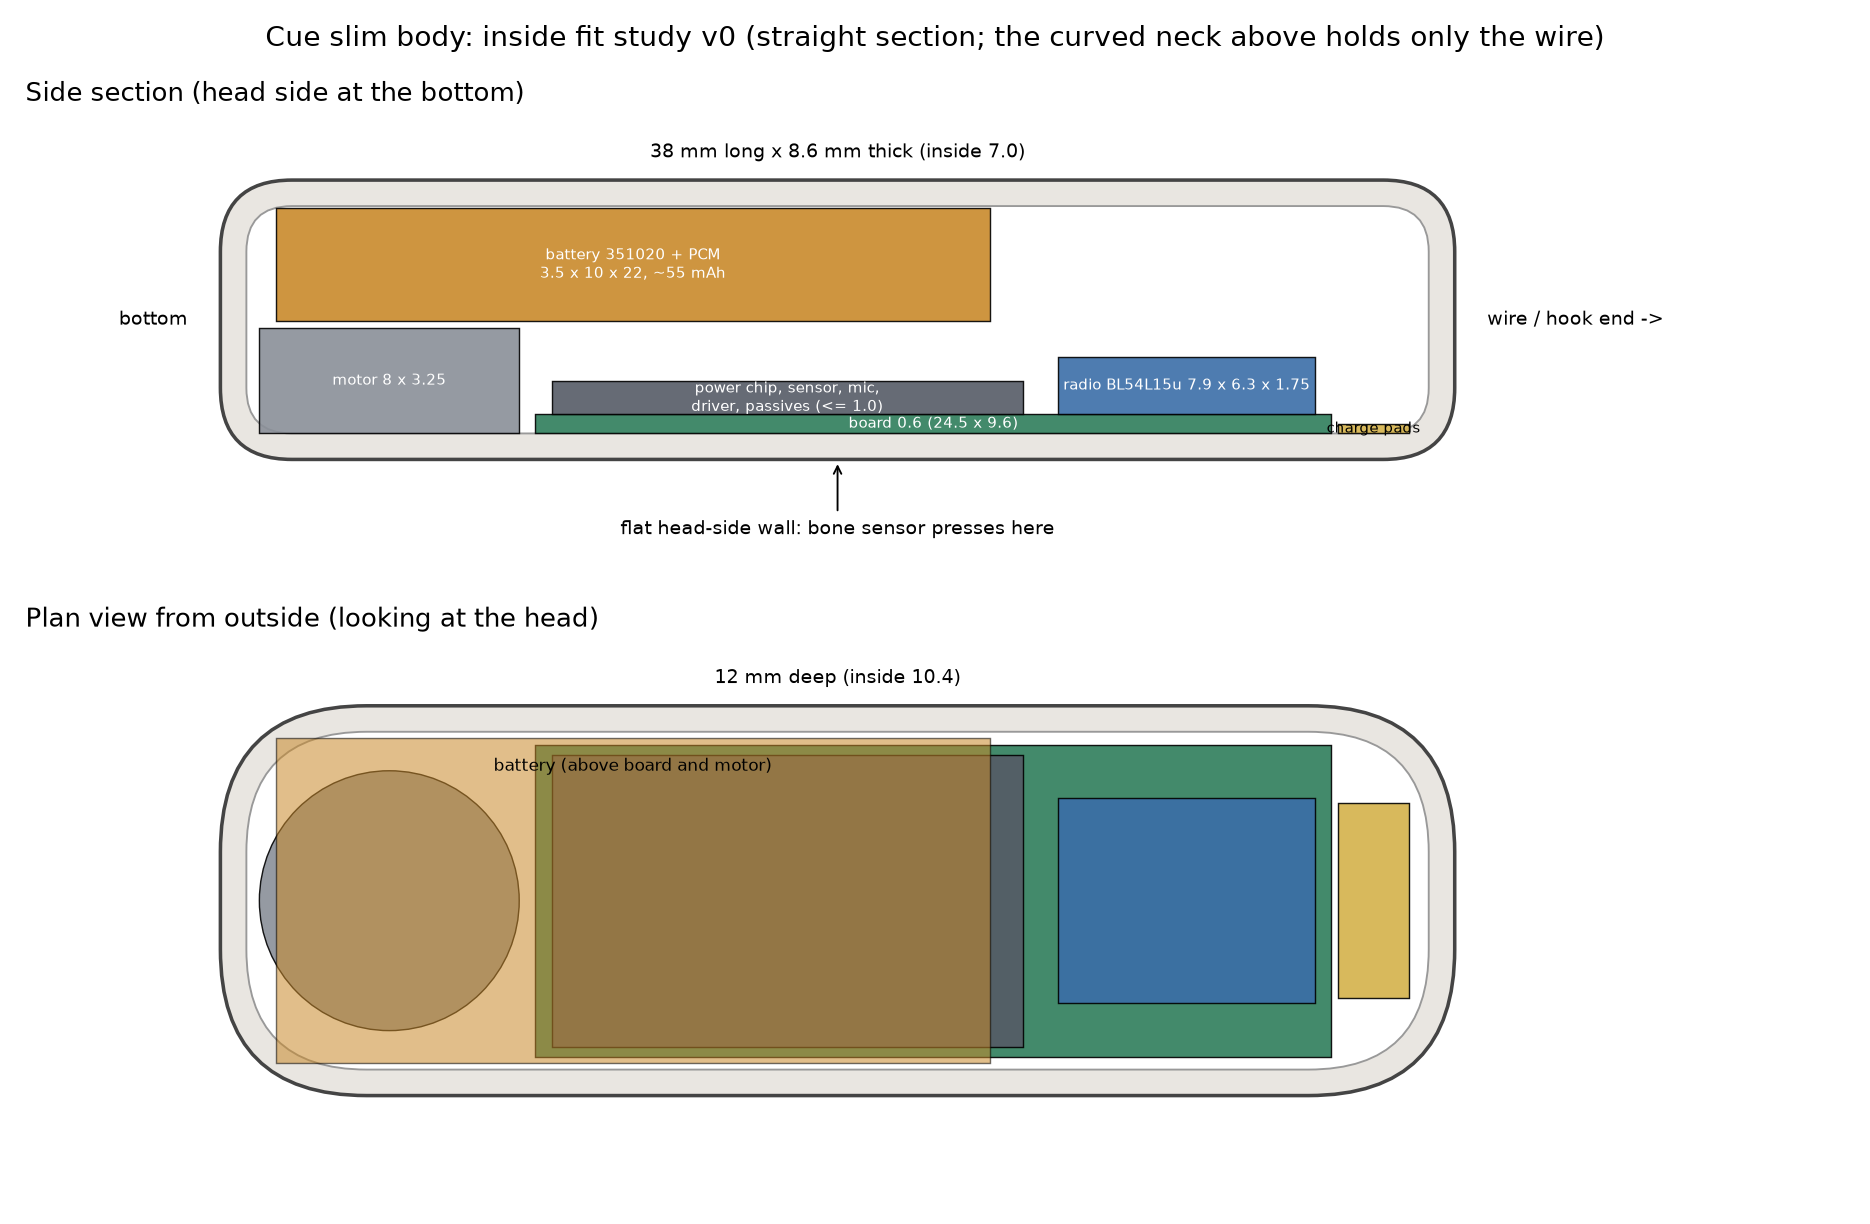

Generate this figure with Python:
"""Slim Cue body: inside fit study (v0). Draws a side section and a plan view with the parts to scale (mm)."""
import matplotlib
matplotlib.use("Agg")
import matplotlib.pyplot as plt
from matplotlib.patches import Rectangle, FancyBboxPatch, Circle

WALL = 0.8
BODY = dict(L=38.0, B=12.0, T=8.6)          # outer: length, depth (front-back), thickness (head to outside)
IN = dict(L=BODY["L"] - 2 * WALL, B=BODY["B"] - 2 * WALL, T=BODY["T"] - 2 * WALL)
parts = {  # name: (x0 along length from the bottom inside wall, length, z0 from the head-side inside wall, height, depth, colour)
    "motor 8 x 3.25":            (0.4, 8.0, 0.0, 3.25, 8.0, "#8a8f98"),
    "board 0.6 (24.5 x 9.6)":    (8.9, 24.5, 0.0, 0.6, 9.6, "#2e7d5b"),
    "power chip, sensor, mic,\ndriver, passives (<= 1.0)": (9.4, 14.5, 0.6, 1.0, 9.0, "#555b66"),
    "radio BL54L15u 7.9 x 6.3 x 1.75": (25.0, 7.9, 0.6, 1.75, 6.3, "#3b6ea8"),
    "battery 351020 + PCM\n3.5 x 10 x 22, ~55 mAh": (0.9, 22.0, 3.45, 3.5, 10.0, "#c98a2b"),
    "charge pads": (33.6, 2.2, 0.0, 0.3, 6.0, "#d4b24a"),
}
fig, ax = plt.subplots(2, 1, figsize=(11, 7.2), gridspec_kw=dict(height_ratios=[1, 1.25]))
for a, title in zip(ax, ["Side section (head side at the bottom)", "Plan view from outside (looking at the head)"]):
    a.set_aspect("equal"); a.set_title(title, loc="left", fontsize=11); a.axis("off")
a = ax[0]
a.add_patch(FancyBboxPatch((0, 0), BODY["L"], BODY["T"], boxstyle="round,pad=0,rounding_size=2.2", fc="#e9e6e1", ec="#444", lw=1.5))
a.add_patch(FancyBboxPatch((WALL, WALL), IN["L"], IN["T"], boxstyle="round,pad=0,rounding_size=1.4", fc="white", ec="#999", lw=0.8))
for name, (x0, ln, z0, h, d, c) in parts.items():
    a.add_patch(Rectangle((WALL + x0, WALL + z0), ln, h, fc=c, ec="k", lw=0.6, alpha=0.9))
    a.text(WALL + x0 + ln / 2, WALL + z0 + h / 2, name, ha="center", va="center", fontsize=6.5, color="white" if c not in ("#d4b24a",) else "k")
a.annotate("flat head-side wall: bone sensor presses here", (19, 0), (19, -2.3), ha="center", fontsize=8, arrowprops=dict(arrowstyle="->", lw=0.8))
a.annotate("wire / hook end ->", (BODY["L"], BODY["T"] / 2), (BODY["L"] + 1, BODY["T"] / 2), fontsize=8, va="center")
a.text(-1, BODY["T"] / 2, "bottom", fontsize=8, ha="right", va="center")
a.text(BODY["L"] / 2, BODY["T"] + 0.7, f"{BODY['L']:.0f} mm long x {BODY['T']} mm thick (inside {IN['T']:.1f})", ha="center", fontsize=8)
a.set_xlim(-6, BODY["L"] + 12); a.set_ylim(-3.5, BODY["T"] + 2)
a = ax[1]
a.add_patch(FancyBboxPatch((0, 0), BODY["L"], BODY["B"], boxstyle="round,pad=0,rounding_size=4.5", fc="#e9e6e1", ec="#444", lw=1.5))
a.add_patch(FancyBboxPatch((WALL, WALL), IN["L"], IN["B"], boxstyle="round,pad=0,rounding_size=3.7", fc="white", ec="#999", lw=0.8))
cy = BODY["B"] / 2
for name, (x0, ln, z0, h, d, c) in parts.items():
    if name.startswith("motor"):
        a.add_patch(Circle((WALL + x0 + 4, cy), 4, fc=c, ec="k", lw=0.6, alpha=0.9))
    else:
        a.add_patch(Rectangle((WALL + x0, cy - d / 2), ln, d, fc=c, ec="k", lw=0.6, alpha=0.55 if name.startswith("battery") else 0.9))
a.text(WALL + 0.9 + 11, cy + 4.0, "battery (above board and motor)", ha="center", fontsize=7)
a.text(BODY["L"] / 2, BODY["B"] + 0.7, f"{BODY['B']:.0f} mm deep (inside {IN['B']:.1f})", ha="center", fontsize=8)
a.set_xlim(-6, BODY["L"] + 12); a.set_ylim(-2, BODY["B"] + 2)
fig.suptitle("Cue slim body: inside fit study v0 (straight section; the curved neck above holds only the wire)", fontsize=12, y=0.98)
fig.tight_layout()
fig.savefig("slim/fit_study.png", dpi=170)
# volume + stack numbers
stack = 0.6 + 1.0 + 3.5
print(f"inside: {IN['L']:.1f} x {IN['B']:.1f} x {IN['T']:.1f} mm")
print(f"thickness stack over the board: board 0.6 + parts 1.0 + battery 3.5 = {stack:.1f} of {IN['T']:.1f} mm ({IN['T']-stack:.1f} spare)")
print(f"thickness stack at the motor: motor 3.25 + gap 0.2 + battery 3.5 = {3.25+0.2+3.5:.2f} of {IN['T']:.1f} mm")
print(f"length used: battery end {0.9+22:.1f}, radio end {25+7.9:.1f}, pads end {33.6+2.2:.1f} of {IN['L']:.1f} mm")
print(f"depth: battery 10.0 of {IN['B']:.1f} mm ({(IN['B']-10)/2:.1f} mm clearance each side)")
